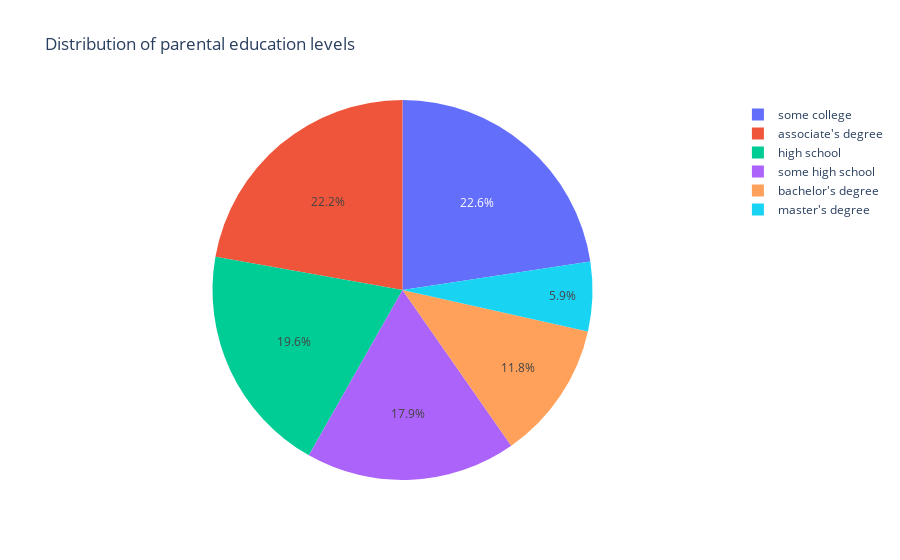

The notebook cell this image was saved under:
### Code cell
fig = px.pie(values=parental_education_levels.values, names=parental_education_levels.index, title='Distribution of parental education levels')
fig.show()

### Figure 1 — Plotly figure (JSON) as saved in the notebook; plotly's stock layout.template omitted (floating-point values rounded to 4 significant figures)
{"data": [{"domain": {"x": [0.0, 1.0], "y": [0.0, 1.0]}, "hovertemplate": "label=%{label}<br>value=%{value}<extra></extra>", "labels": ["some college", "associate's degree", "high school", "some high school", "bachelor's degree", "master's degree"], "legendgroup": "", "name": "", "showlegend": true, "values": [226, 222, 196, 179, 118, 59], "type": "pie"}], "layout": {"legend": {"tracegroupgap": 0}, "title": {"text": "Distribution of parental education levels"}}}
